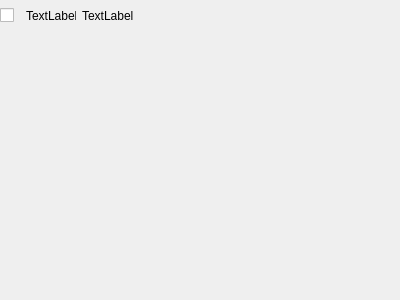
<?xml version="1.0" encoding="UTF-8"?>
<ui version="4.0">
 <class>UserPresentationForm</class>
 <widget class="QWidget" name="UserPresentationForm">
  <property name="geometry">
   <rect>
    <x>0</x>
    <y>0</y>
    <width>400</width>
    <height>300</height>
   </rect>
  </property>
  <property name="windowTitle">
   <string>Form</string>
  </property>
  <widget class="QWidget" name="horizontalLayoutWidget">
   <property name="geometry">
    <rect>
     <x>0</x>
     <y>0</y>
     <width>401</width>
     <height>31</height>
    </rect>
   </property>
   <layout class="QHBoxLayout" name="horizontalLayout">
    <item>
     <widget class="QCheckBox" name="checkBox">
      <property name="maximumSize">
       <size>
        <width>20</width>
        <height>20</height>
       </size>
      </property>
      <property name="text">
       <string/>
      </property>
     </widget>
    </item>
    <item>
     <widget class="QLabel" name="label">
      <property name="maximumSize">
       <size>
        <width>50</width>
        <height>16777215</height>
       </size>
      </property>
      <property name="text">
       <string>TextLabel</string>
      </property>
     </widget>
    </item>
    <item>
     <widget class="QLabel" name="label_2">
      <property name="text">
       <string>TextLabel</string>
      </property>
     </widget>
    </item>
   </layout>
  </widget>
 </widget>
 <resources/>
 <connections/>
</ui>
